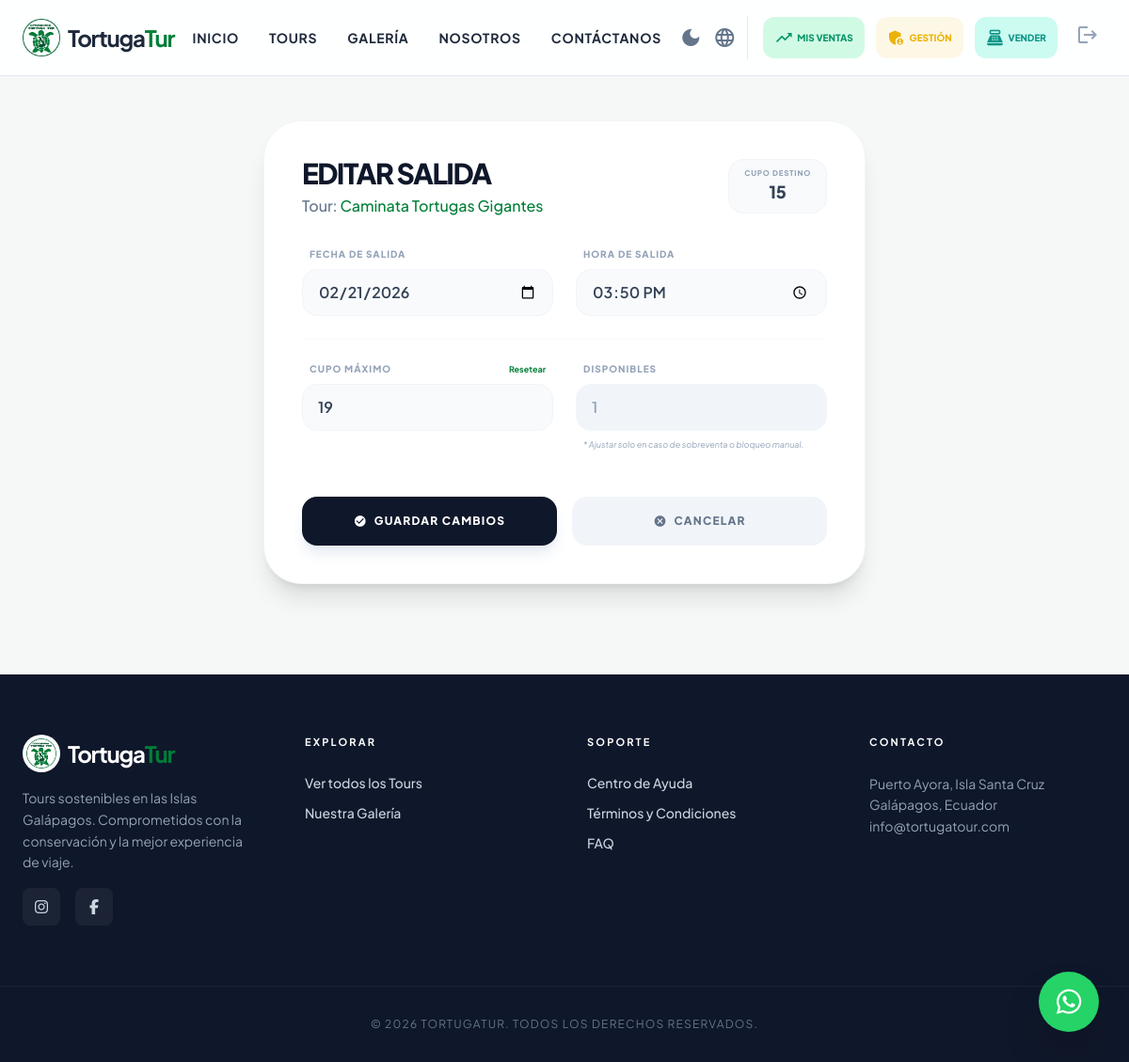
The app's page /panel/salidas/3/editar/ (signed in) with its own data.
### core/models.py (models this page shows, shortened)
class SalidaTour(models.Model):
    tour = models.ForeignKey(Tour, on_delete=models.CASCADE, related_name="salidas")
    fecha = models.DateField()
    hora = models.TimeField(null=True, blank=True)
    cupo_maximo = models.PositiveIntegerField()
    cupos_disponibles = models.PositiveIntegerField()
    creado_por = models.ForeignKey(User, on_delete=models.SET_NULL, null=True, blank=True, related_name="salidas_creadas")

class Tour(models.Model):
    nombre = models.CharField(max_length=150)
    destino = models.ForeignKey(Destino, on_delete=models.CASCADE, related_name="tours")
    descripcion = models.TextField()
    precio = models.DecimalField(max_digits=8, decimal_places=2)
    precio_adulto = models.DecimalField(max_digits=8, decimal_places=2, default=0, blank=True)
    precio_nino = models.DecimalField(max_digits=8, decimal_places=2, default=0, blank=True)
    lemonsqueezy_variant_id = models.CharField(max_length=50, blank=True, default="")
    cupo_maximo = models.PositiveIntegerField(default=15)
    cupos_disponibles = models.PositiveIntegerField(default=15)

### core/views.py (the view, shortened to what this page needs)
# urls.py: path("panel/salidas/<int:salida_id>/editar/", views.editar_salida, name="editar_salida"),
@login_required
@user_passes_test(es_admin_o_secretaria)
def editar_salida(request, salida_id):
    salida = get_object_or_404(SalidaTour, id=salida_id)
    return render(request, "core/panel/editar_salida.html", {"salida": salida})

### core/context_processors.py (called while the page is built)
def whatsapp_number(request):
    return {"WHATSAPP_NUMBER": getattr(settings, "WHATSAPP_NUMBER", "")}

### core/views.py (called while the page is built)
def es_admin_o_secretaria(user):
    return user.is_staff or user.is_superuser or (user.is_authenticated and user.groups.filter(name="secretaria").exists())

### core/templates/core/panel/editar_salida.html (shortened to what this page needs)
{% extends "core/base.html" %}
{% block content %}
<div class="max-w-2xl mx-auto py-12 px-4">
    <div class="bg-white p-10 rounded-[2.5rem] shadow-xl border border-slate-100">
        <div class="mb-8 flex justify-between items-start">
            <div>
                <h1 class="text-3xl font-black text-slate-900 tracking-tighter uppercase leading-none mb-2">Editar Salida</h1>
                <p class="text-slate-500 font-medium">Tour: <span class="text-primary">{{ salida.tour.nombre }}</span></p>
            </div>
            <div class="bg-slate-50 border border-slate-100 px-4 py-2 rounded-2xl text-center">
                <span class="block text-[8px] font-black text-slate-400 uppercase tracking-widest">Cupo Destino</span>
                <span class="text-lg font-black text-slate-700" id="cupo-heredado">{{ salida.tour.destino.cupo_maximo|default:salida.tour.cupo_maximo }}</span>
            </div>
        </div>
        <form method="post" class="space-y-6" id="salida-form">
            <div class="grid grid-cols-1 md:grid-cols-2 gap-6">
                <div>
                    <label class="block text-[10px] font-black uppercase text-slate-400 mb-2 ml-2 tracking-widest">Fecha de Salida</label>
                    <input type="date" name="fecha" value="{{ salida.fecha|date:'Y-m-d' }}"
                           class="w-full bg-slate-50 border-slate-100 rounded-2xl py-3 px-4 font-semibold text-slate-700 focus:ring-2 focus:ring-primary focus:bg-white transition-all">
                </div>
                <div>
                    <label class="block text-[10px] font-black uppercase text-slate-400 mb-2 ml-2 tracking-widest">Hora de Salida</label>
                    <input type="time" name="hora" value="{{ salida.hora|time:'H:i' }}"
                           class="w-full bg-slate-50 border-slate-100 rounded-2xl py-3 px-4 font-semibold text-slate-700 focus:ring-2 focus:ring-primary focus:bg-white transition-all">
                </div>
            </div>
            <div class="grid grid-cols-2 gap-6 border-t border-slate-50 pt-6">
                <div>
                    <div class="flex justify-between items-center mb-2 px-2">
                        <label class="block text-[10px] font-black uppercase text-slate-400 tracking-widest">Cupo Máximo</label>
                        <button type="button" onclick="resetCupo()" class="text-[9px] font-bold text-primary hover:underline">Resetear</button>
                    </div>
                    <input type="number" name="cupo_maximo" id="input-cupo-maximo" value="{{ salida.cupo_maximo }}"
                           class="w-full bg-slate-50 border-slate-100 rounded-2xl py-3 px-4 font-semibold text-slate-700 focus:ring-2 focus:ring-primary focus:bg-white transition-all">
                </div>
                <div>
                    <label class="block text-[10px] font-black uppercase text-slate-400 mb-2 ml-2 tracking-widest">Disponibles</label>
                    <input type="number" name="cupos_disponibles" value="{{ salida.cupos_disponibles }}"
                           class="w-full bg-slate-100 border-slate-100 rounded-2xl py-3 px-4 font-semibold text-slate-400 focus:ring-2 focus:ring-primary focus:bg-white transition-all">
                    <p class="text-[9px] text-slate-400 mt-2 ml-2 italic">* Ajustar solo en caso de sobreventa o bloqueo manual.</p>
                </div>
            </div>
            <div class="pt-6 flex flex-col sm:flex-row gap-4">
                <button type="submit" class="flex-1 bg-slate-900 text-white px-8 py-4 rounded-2xl font-black text-xs tracking-widest hover:bg-primary transition-all shadow-lg shadow-slate-200 uppercase flex items-center justify-center gap-2">
                    <span class="material-icons text-sm">check_circle</span> Guardar Cambios
                </button>
                <a href="{% url 'admin_salidas' %}" class="flex-1 bg-slate-100 text-slate-500 px-8 py-4 rounded-2xl font-black text-xs tracking-widest hover:bg-slate-200 transition-all text-center uppercase flex items-center justify-center gap-2">
                    <span class="material-icons text-sm">cancel</span> Cancelar
                </a>
            </div>
        </form>
    </div>
</div>
{% endblock %}

### core/templates/core/base.html (shortened to what this page needs)
{% load static %}
<!DOCTYPE html>
<html lang="es" class="">
<head>
    <script src="https://cdn.tailwindcss.com?plugins=forms,container-queries"></script>
    <link rel="stylesheet" href="https://cdnjs.cloudflare.com/ajax/libs/font-awesome/6.4.2/css/all.min.css">
</head>
<body
    class="bg-background-light dark:bg-slate-900 text-slate-800 dark:text-slate-200 font-display flex flex-col min-h-screen transition-colors duration-300">
    <nav
        class="fixed w-full z-50 bg-white/90 dark:bg-slate-900/90 backdrop-blur border-b border-slate-200 dark:border-slate-800 transition-colors duration-300">
        <div class="max-w-7xl mx-auto px-6 h-20 flex justify-between items-center">
            <a href="{% url 'home' %}" class="flex items-center gap-2 notranslate" translate="no">
                <img src="{% static 'icon/logo.png' %}" alt="TortugaTur Logo" class="h-10 w-auto object-contain">
                <span class="font-bold text-xl md:text-2xl tracking-tighter whitespace-nowrap">Tortuga<span
                        class="text-primary">Tur</span></span>
            </a>
            <div class="hidden lg:flex gap-8 font-bold text-sm uppercase tracking-wider">
                <a href="{% url 'home' %}" class="hover:text-primary transition">Inicio</a>
                <a href="{% url 'tours' %}" class="hover:text-primary transition">Tours</a>
                <a href="{% url 'galeria' %}" class="hover:text-primary transition">Galería</a>
                <a href="{% url 'nosotros' %}" class="hover:text-primary transition">Nosotros</a>
                <a href="{% url 'contacto' %}" class="hover:text-primary transition">Contáctanos</a>
            </div>
            <div class="flex items-center gap-3">
                <button onclick="toggleDarkMode()"
                    class="flex items-center text-slate-500 hover:text-primary dark:text-slate-400 dark:hover:text-primary transition-colors focus:outline-none cursor-pointer">
                    <span id="dark-mode-icon" class="material-icons text-[24px]">light_mode</span>
                </button>
                <div class="relative flex items-center h-full">
                    <button type="button" onclick="toggleLangMenu()"
                        class="flex items-center text-slate-500 hover:text-primary dark:text-slate-400 dark:hover:text-primary transition-colors focus:outline-none cursor-pointer">
                        <span class="material-icons text-[24px]">language</span>
                    </button>
                </div>
                {% if user.is_authenticated %}
                <div class="hidden lg:flex items-center gap-3 border-l pl-4 border-slate-200 dark:border-slate-700">
                    {% for group in user.groups.all %}
                    {% if group.name == 'secretaria' %}
                    <a href="{% url 'perfil_admin' %}"
                        class="flex items-center gap-1 bg-emerald-100 dark:bg-emerald-900 text-emerald-600 hover:text-white hover:bg-emerald-600 px-3 py-2 rounded-xl transition-all group"
                        title="Mis Ventas">
                        <span class="material-icons text-xl">trending_up</span>
                        <span class="text-[10px] font-black uppercase hidden lg:block">Mis Ventas</span>
                    </a>
                    <a href="{% url 'panel_admin' %}"
                        class="flex items-center gap-1 bg-secondary/10 text-secondary px-3 py-2 rounded-xl hover:bg-secondary hover:text-white transition-all group"
                        title="Panel de Control">
                        <span class="material-icons text-xl">admin_panel_settings</span>
                        <span class="text-[10px] font-black uppercase hidden lg:block">Gestión</span>
                    </a>
                    <a href="{% url 'secretaria_reservar' %}"
                        class="flex items-center gap-1 bg-teal-100 dark:bg-teal-900 text-teal-600 hover:text-white hover:bg-teal-600 px-3 py-2 rounded-xl transition-all group"
                        title="Ventas">
                        <span class="material-icons text-xl">point_of_sale</span>
                        <span class="text-[10px] font-black uppercase hidden lg:block">Vender</span>
                    </a>
                    {% endif %}
                    {% endfor %}
                    <form action="{% url 'logout' %}" method="post" class="inline">
                        <button type="submit" class="p-2 text-slate-400 hover:text-red-500 transition"
                            title="Cerrar Sesión">
                            <span class="material-icons">logout</span>
                        </button>
                    </form>
                </div>
                {% endif %}
            </div>
        </div>
    </nav>
    <main class="pt-20 flex-grow">
        {% block content %}{% endblock %}
    </main>
    <a href="https://wa.me/5930939833971" target="_blank" id="whatsapp-btn-dynamic"
        class="fixed bottom-8 right-8 z-[60] flex items-center justify-center w-16 h-16 bg-[#25D366] text-white rounded-full shadow-2xl hover:scale-110 transition-all group">
        <i class="fa-brands fa-whatsapp text-3xl"></i>
    </a>
    <footer class="bg-slate-900 text-slate-300 mt-12">
        <div class="max-w-7xl mx-auto px-6 py-16 grid grid-cols-1 md:grid-cols-4 gap-12">
            <div class="space-y-4">
                <div class="flex items-center gap-2 text-white">
                    <img src="{% static 'icon/logo.png' %}" alt="TortugaTur Logo"
                        class="h-10 w-auto object-contain bg-white rounded-full p-1">
                    <span class="font-bold text-2xl tracking-tighter">Tortuga<span
                            class="text-primary">Tur</span></span>
                </div>
                <p class="text-sm text-slate-400 leading-relaxed">
                    Tours sostenibles en las Islas Galápagos. Comprometidos con la conservación y la mejor experiencia
                    de viaje.
                </p>
                <div class="flex gap-4">
                    <a href="#"
                        class="w-10 h-10 bg-white/5 rounded-lg flex items-center justify-center hover:bg-primary transition"><i
                            class="fa-brands fa-instagram"></i></a>
                    <a href="#"
                        class="w-10 h-10 bg-white/5 rounded-lg flex items-center justify-center hover:bg-primary transition"><i
                            class="fa-brands fa-facebook-f"></i></a>
                </div>
            </div>
            <div>
                <h4 class="text-white font-bold uppercase text-[11px] tracking-[0.2em] mb-6">Explorar</h4>
                <ul class="space-y-3 text-sm font-medium">
                    <li><a href="{% url 'tours' %}" class="hover:text-primary transition">Ver todos los Tours</a></li>
                    <li><a href="{% url 'galeria' %}" class="hover:text-primary transition">Nuestra Galería</a></li>
                </ul>
            </div>
            <div>
                <h4 class="text-white font-bold uppercase text-[11px] tracking-[0.2em] mb-6">Soporte</h4>
                <ul class="space-y-3 text-sm font-medium">
                    <li><a href="{% url 'contacto' %}" class="hover:text-primary transition">Centro de Ayuda</a></li>
                    <li><a href="{% url 'terminos' %}" class="hover:text-primary transition">Términos y Condiciones</a>
                    </li>
                    <li><a href="{% url 'faq' %}" class="hover:text-primary transition">FAQ</a></li>
                </ul>
            </div>
            <div>
                <h4 class="text-white font-bold uppercase text-[11px] tracking-[0.2em] mb-6">Contacto</h4>
                <p class="text-sm text-slate-400 leading-relaxed">
                    Puerto Ayora, Isla Santa Cruz<br>
                    Galápagos, Ecuador<br>
                    info@tortugatour.com
                </p>
            </div>
        </div>
        <div class="border-t border-white/5 py-8 text-center text-xs text-slate-500 uppercase tracking-widest">
            &copy; 2026 TortugaTur. Todos los derechos reservados.
        </div>
    </footer>
</body>
</html>

### core/templates/core/base.html (style rules this page uses)
html { top: 0 !important; margin-top: 0 !important; }
body { top: 0px !important; margin-top: 0 !important; position: static !important; }

### records on screen
SalidaTour: tour.nombre "Caminata Tortugas Gigantes", tour.destino.cupo_maximo "15", fecha "02/21/2026", hora "15:50", cupo_maximo "19", cupos_disponibles "1"
